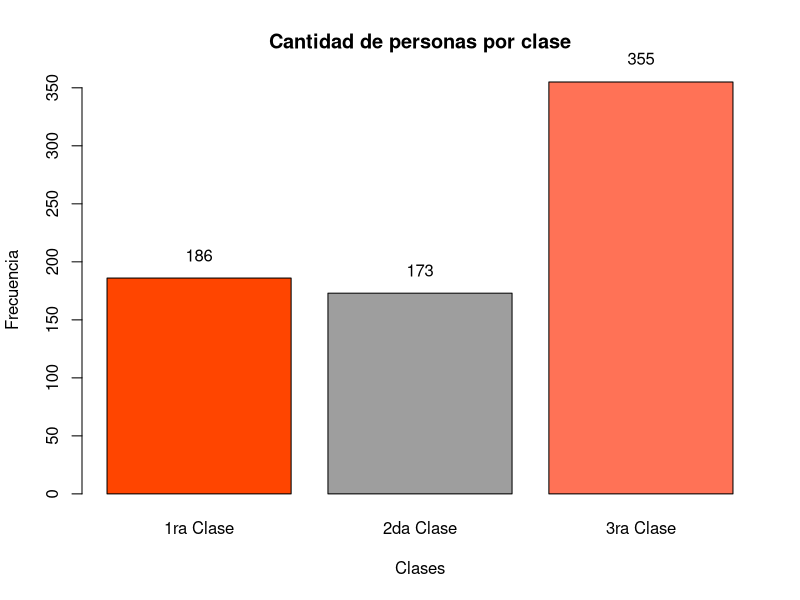
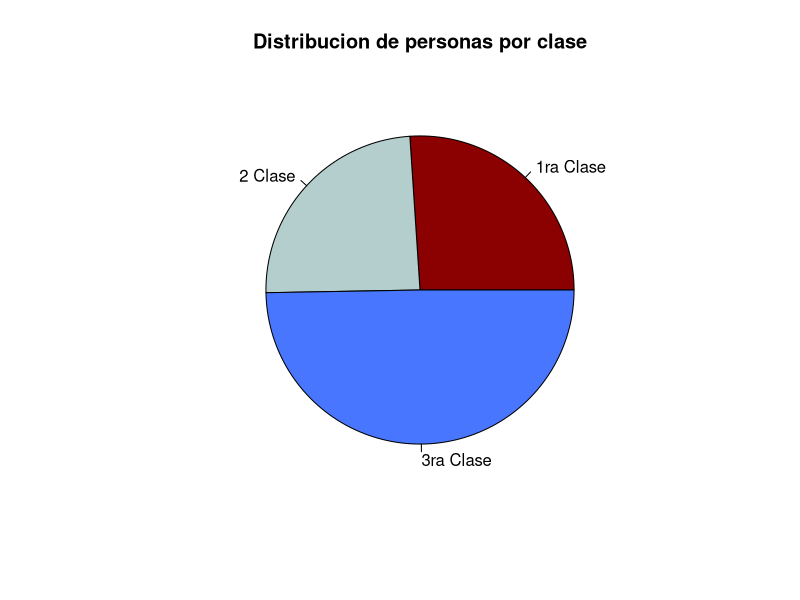
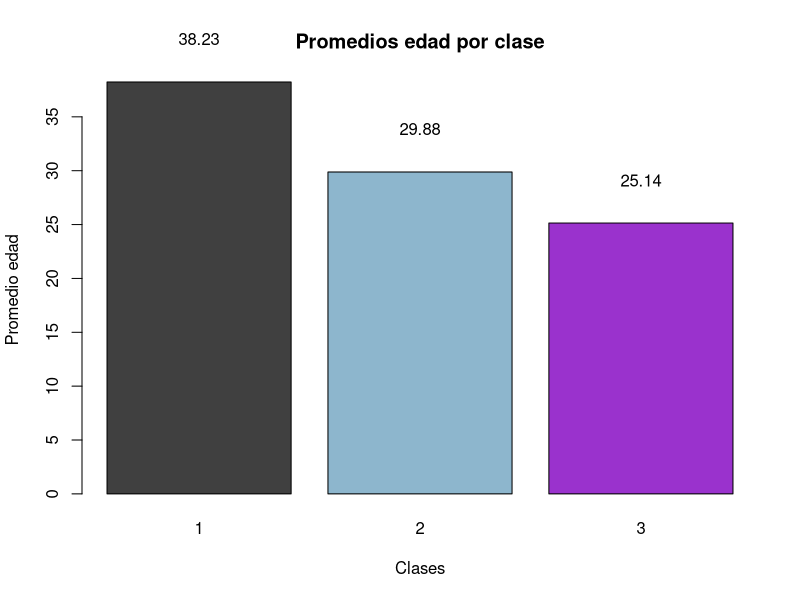
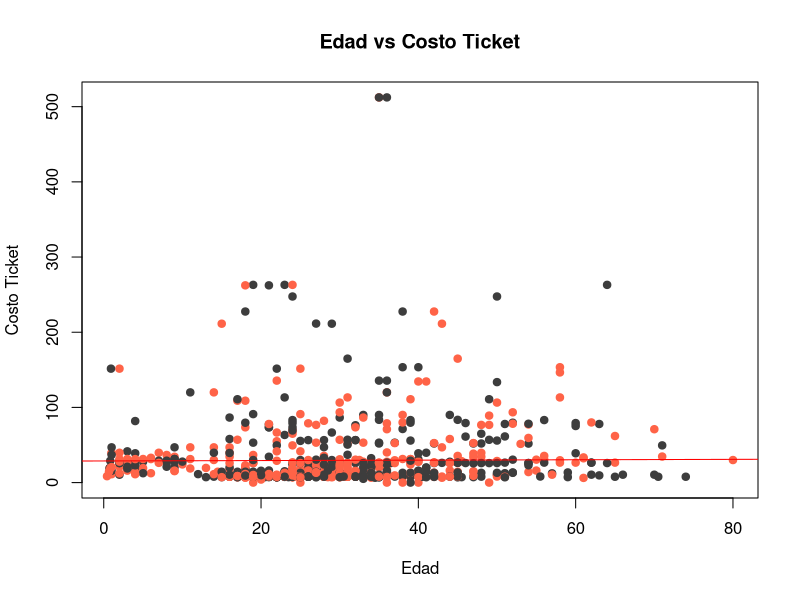
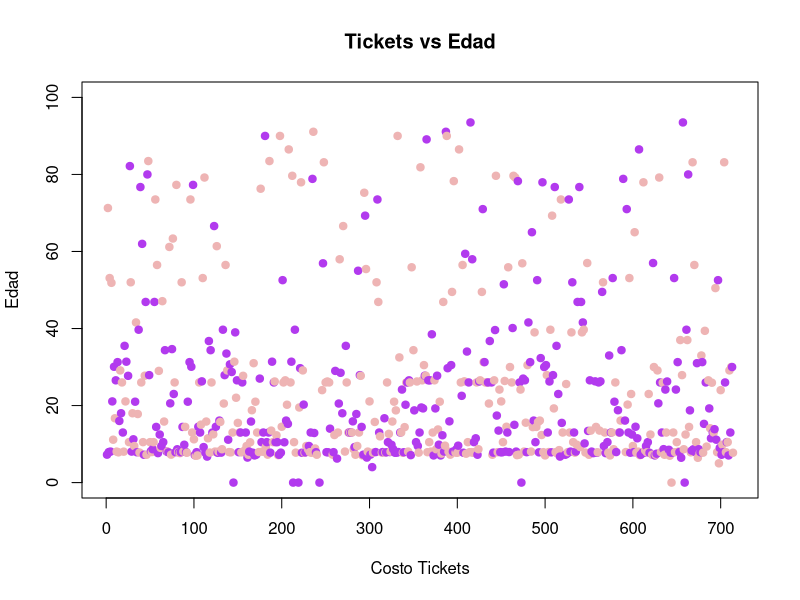
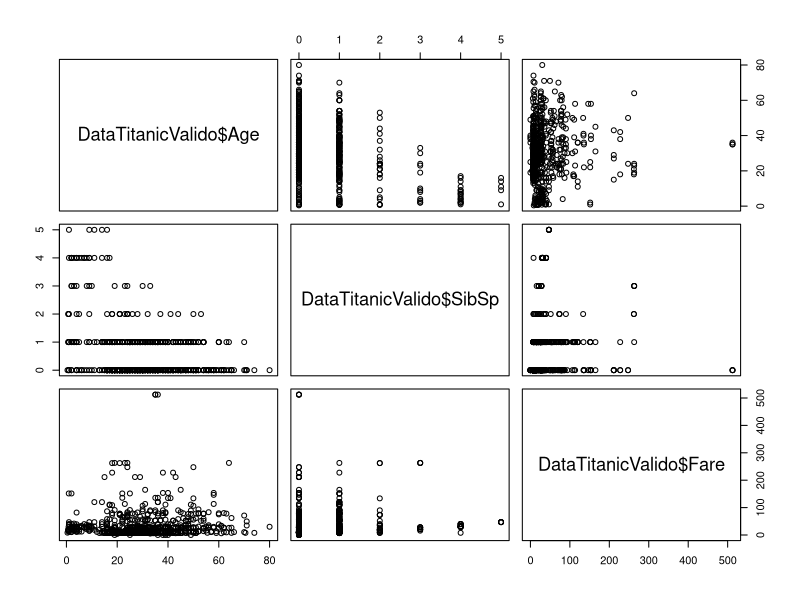

Recreate these plots in R, in order. (Note: this script raises an error after producing the figures.)
#Practica en curso con lenguaje R

##verificamos que nos encontramos en el directorio de trabajo uasb_R/ obtenido del repositorio
#en github y listamos los archivos
getwd()
dir()

#cargamos los datos a una variable de tipo data.frame
DataTitanic<-read.table("titanic.csv", sep = ",", header = TRUE)

#obtenemos algunas estadísticas de los datos obtenidos
str(DataTitanic)
summary(DataTitanic)

#verificamos si tenemos datos faltantes (missing values)
table(is.na(DataTitanic))
summary(DataTitanic)

#analizamos cada columna para revisar cual tiene valores vacios
table(is.na(DataTitanic$PassengerId)) #no tiene valores vacios
table(is.na(DataTitanic$Survived)) #no tiene valores vacios
table(is.na(DataTitanic$PassengerId))
table(is.na(DataTitanic$PassengerId))

#cargamos todos los valores faltantes de la columna Age
faltantes<-is.na(DataTitanic$Age)

DataTitanicValido<-DataTitanic[!faltantes,]
DataTitanicNoValido<-DataTitanic[faltantes,]

#nuevamente obtenemos informacion de valores faltantes con el nuevo dataset
table(is.na(DataTitanicValido))
summary(DataTitanicValido)

#transformamos el atributo Pclass de numero a Factor
DataTitanicValido<-transform(DataTitanicValido, Pclass = factor(Pclass))
str(DataTitanicValido)

#comenzamos a mostrar algunos graficos de interes

#histogramas
colores<-colors() #para generar aleatoriamente colores con la funcion sample

##Cantidad de pasajeros x clase
d_clase<-matrix(table(DataTitanicValido$Pclass))
bp<-barplot(d_clase[,1], names.arg = c("1ra Clase", "2da Clase", "3ra Clase"), 
        col = colores[sample(1:655,3)])
text(bp, y = d_clase+20,labels = d_clase, xpd = TRUE)
title(main = "Cantidad de personas por clase", xlab = "Clases", ylab = "Frecuencia")

#una simple torta
torta<-pie(d_clase, c("1ra Clase","2 Clase","3ra Clase"), col = colores[sample(1:655,3)] )
title(main = "Distribucion de personas por clase")


## Promedios edad por clase
subtotal_edad<-aggregate(Age~Pclass, DataTitanicValido,mean)
bp<-barplot(subtotal_edad$Age, names.arg = subtotal_edad$Pclass, col = colores[sample(1:655,3)])
text(bp, y = round(subtotal_edad$Age,2)+4, labels = round(subtotal_edad$Age,2), xpd = TRUE)
title(main = "Promedios edad por clase", xlab = "Clases", ylab = "Promedio edad")

#Plot de edad vs costo ticket
plot(DataTitanicValido$Age,DataTitanicValido$Fare, col = colores[sample(1:655,2)], pch = 19, main = "Edad vs Costo Ticket",
     xlab = "Edad", ylab = "Costo Ticket")
abline(lm(DataTitanicValido$Age~DataTitanicValido$Fare), col = "red")

#Plot Hermanos vs Padres e hijos 
bp<-plot(DataTitanicValido$Fare,DataTitanicValido$Edad, col = colores[sample(1:655,2)], pch = 19, main = "Tickets vs Edad",
     xlab = "Costo Tickets", ylab = "Edad", ylim = c(0,100))

pairs(~DataTitanicValido$Age+DataTitanicValido$SibSp+DataTitanicValido$Fare, data = DataTitanicValido)

##libreria lattice
#plot ticket vs edad agrupados por Pclass
xyplot(Fare~Age|Pclass, data = DataTitanicValido, xlab = "Costo Ticket", ylab = "Edad", main = "Graficos Lattice")
xyplot(Fare~Age|Embarked, data = DataTitanicValido, xlab = "Costo Ticket", ylab = "Edad", main = "Graficos Lattice")
barchart(Age~Survived|Embarked, data = DataTitanicValido, groups = Pclass, xlab = "Costo Ticket", ylab = "Edad",
         main = "Graficos Lattice", auto.key = TRUE)
dev.off()


##libreria GGPlot
library(ggplot2)

#graficos basicos de qplot
qplot(Fare,Age, data = DataTitanicValido, color = Pclass)

#Lineas de tendencia
qplot(Fare,Age, data = DataTitanicValido, color = Pclass, geom = c("point","smooth"))

#grafico multidimensional fare,Age coloreado por clase y agrupado por lugar de embarque
qplot(Fare,Age, data = DataTitanicValido, color = Pclass, facets = Embarked~., main = "Grafico GGPLOT")

#histograma
qplot(Age, data = DataTitanicValido, fill = Pclass, facets = .~Embarked, main = "Grafico GGPLOT")


